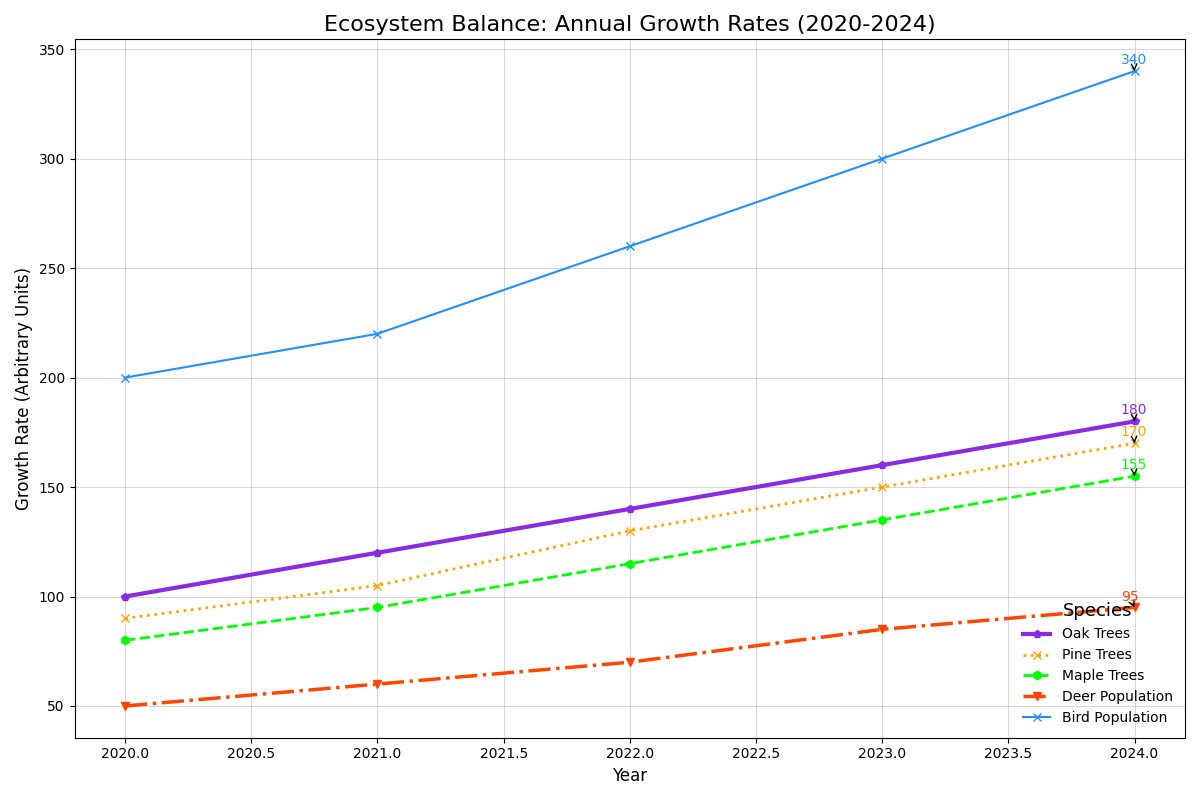

Python code for this plot:
import matplotlib.pyplot as plt
import numpy as np

species = ['Oak Trees', 'Pine Trees', 'Maple Trees', 'Deer Population', 'Bird Population']

years = np.array([2020, 2021, 2022, 2023, 2024])

oak_growth = np.array([100, 120, 140, 160, 180])
pine_growth = np.array([90, 105, 130, 150, 170])
maple_growth = np.array([80, 95, 115, 135, 155])
deer_growth = np.array([50, 60, 70, 85, 95])
bird_growth = np.array([200, 220, 260, 300, 340])

fig, ax = plt.subplots(figsize=(12, 8))

# Altering plot styles and markers
ax.plot(years, oak_growth, marker='p', linestyle='-', color='#8A2BE2', linewidth=3, label='Oak Trees')
ax.plot(years, pine_growth, marker='x', linestyle=':', color='#FFA500', linewidth=2, label='Pine Trees')
ax.plot(years, maple_growth, marker='h', linestyle='--', color='#00FF00', linewidth=2, label='Maple Trees')
ax.plot(years, deer_growth, marker='v', linestyle='-.', color='#FF4500', linewidth=2.5, label='Deer Population')
ax.plot(years, bird_growth, marker='x', linestyle='-', color='#1E90FF', linewidth=1.5, label='Bird Population')

# Adjusting title and labels
ax.set_title('Ecosystem Balance: Annual Growth Rates (2020-2024)', fontsize=16)
ax.set_xlabel('Year', fontsize=12)
ax.set_ylabel('Growth Rate (Arbitrary Units)', fontsize=12)

# Grid adjustments
ax.grid(True, linestyle='-', linewidth=0.75, alpha=0.5)

# Legend with different position
ax.legend(title='Species', fontsize=10, title_fontsize='13', loc='lower right', frameon=False)

for growth, label, color in zip([oak_growth, pine_growth, maple_growth, deer_growth, bird_growth], 
                                ['Oak Trees', 'Pine Trees', 'Maple Trees', 'Deer Population', 'Bird Population'], 
                                ['#8A2BE2', '#FFA500', '#00FF00', '#FF4500', '#1E90FF']):
    ax.annotate(f'{growth[-1]}',
                xy=(years[-1], growth[-1]),
                xytext=(-10, 5),
                textcoords='offset points',
                fontsize=10,
                color=color,
                arrowprops=dict(arrowstyle='->', lw=1))

plt.tight_layout()
plt.show()
